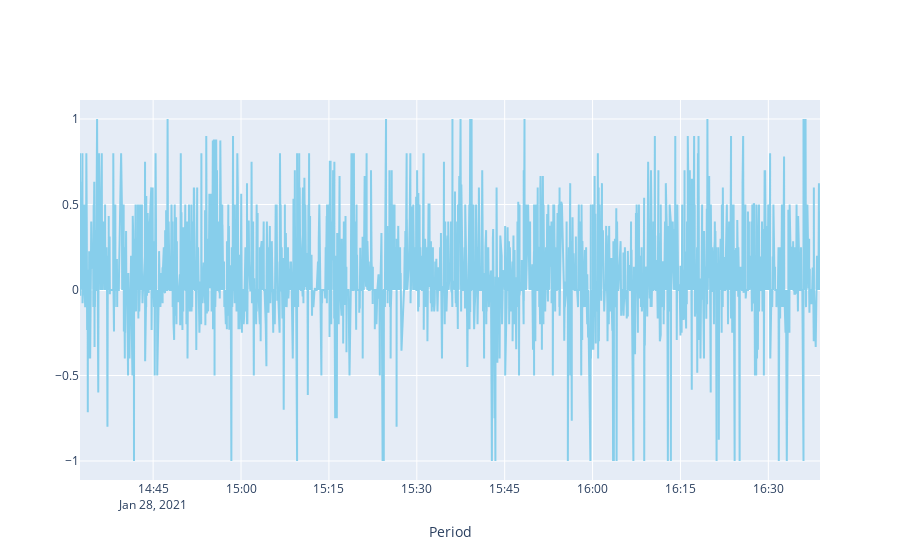

Notebook code for this chart:
### Markdown cell above
Sentiment polarity and subjectivity line graph

### Code cell
fig=go.Figure()

fig.add_trace(go.Scatter(x=df['created_at'], y=df['sentiment_polarity'], name='Polarity',line = dict(color='skyblue'))) 
fig.update_layout(dict(xaxis=dict(title = 'Period', ticklen=2, zeroline=False)))
# fig.update_layout(legend=dict(yanchor="top",y=0.99,xanchor="left",x=0.01),title={'text': "Amazon",'y':0.75,'x':0.4,'xanchor': 'center','yanchor': 'middle'})

fig.show()

### Figure 1 — Plotly figure (JSON) as saved in the notebook; plotly's stock layout.template omitted (floating-point values rounded to 4 significant figures; data arrays with more than 128 entries replaced by an {"elided": "..."} marker saying what was removed)
{"data": [{"line": {"color": "skyblue"}, "name": "Polarity", "type": "scatter", "x": {"elided": "2578 str values"}, "y": {"elided": "2578 float values"}}], "layout": {"xaxis": {"ticklen": 2, "title": {"text": "Period"}, "zeroline": false}}}
